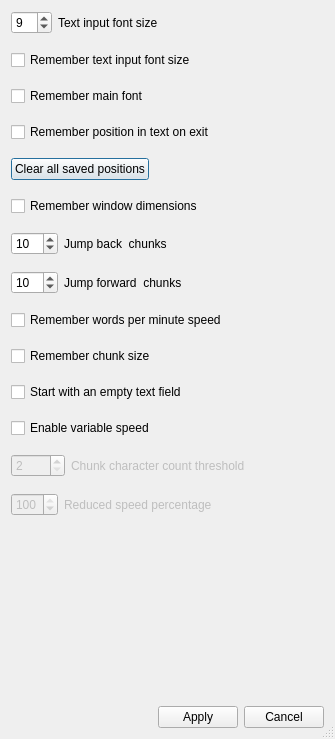
<?xml version="1.0" encoding="UTF-8"?>
<ui version="4.0">
 <class>Preferences</class>
 <widget class="QDialog" name="Preferences">
  <property name="geometry">
   <rect>
    <x>0</x>
    <y>0</y>
    <width>335</width>
    <height>739</height>
   </rect>
  </property>
  <property name="windowTitle">
   <string>Preferences</string>
  </property>
  <property name="windowIcon">
   <iconset resource="resources.qrc">
    <normaloff>:/icons/Assets/preferences.svg</normaloff>:/icons/Assets/preferences.svg</iconset>
  </property>
  <property name="sizeGripEnabled">
   <bool>true</bool>
  </property>
  <property name="modal">
   <bool>true</bool>
  </property>
  <layout class="QVBoxLayout" name="verticalLayout">
   <item>
    <layout class="QHBoxLayout" name="horizontalLayout_2">
     <item>
      <widget class="QSpinBox" name="textInputFontSizeSpinBox">
       <property name="minimum">
        <number>1</number>
       </property>
       <property name="maximum">
        <number>72</number>
       </property>
       <property name="value">
        <number>9</number>
       </property>
      </widget>
     </item>
     <item>
      <widget class="QLabel" name="label">
       <property name="text">
        <string>Text input font size</string>
       </property>
      </widget>
     </item>
     <item>
      <spacer name="horizontalSpacer_3">
       <property name="orientation">
        <enum>Qt::Horizontal</enum>
       </property>
       <property name="sizeHint" stdset="0">
        <size>
         <width>40</width>
         <height>20</height>
        </size>
       </property>
      </spacer>
     </item>
    </layout>
   </item>
   <item>
    <layout class="QHBoxLayout" name="horizontalLayout_6">
     <property name="topMargin">
      <number>10</number>
     </property>
     <item>
      <widget class="QCheckBox" name="rememberTIFSCheckBox">
       <property name="text">
        <string>Remember text input font size</string>
       </property>
      </widget>
     </item>
     <item>
      <spacer name="horizontalSpacer_6">
       <property name="orientation">
        <enum>Qt::Horizontal</enum>
       </property>
       <property name="sizeHint" stdset="0">
        <size>
         <width>40</width>
         <height>20</height>
        </size>
       </property>
      </spacer>
     </item>
    </layout>
   </item>
   <item>
    <layout class="QHBoxLayout" name="horizontalLayout_9">
     <property name="topMargin">
      <number>10</number>
     </property>
     <item>
      <widget class="QCheckBox" name="rememberMainFontCheckBox">
       <property name="text">
        <string>Remember main font</string>
       </property>
      </widget>
     </item>
     <item>
      <spacer name="horizontalSpacer_9">
       <property name="orientation">
        <enum>Qt::Horizontal</enum>
       </property>
       <property name="sizeHint" stdset="0">
        <size>
         <width>40</width>
         <height>20</height>
        </size>
       </property>
      </spacer>
     </item>
    </layout>
   </item>
   <item>
    <layout class="QHBoxLayout" name="horizontalLayout_12">
     <property name="topMargin">
      <number>10</number>
     </property>
     <item>
      <widget class="QCheckBox" name="rememberPositionCheckBox">
       <property name="text">
        <string>Remember position in text on exit</string>
       </property>
      </widget>
     </item>
     <item>
      <spacer name="horizontalSpacer_12">
       <property name="orientation">
        <enum>Qt::Horizontal</enum>
       </property>
       <property name="sizeHint" stdset="0">
        <size>
         <width>40</width>
         <height>20</height>
        </size>
       </property>
      </spacer>
     </item>
    </layout>
   </item>
   <item>
    <layout class="QHBoxLayout" name="horizontalLayout_13">
     <property name="topMargin">
      <number>10</number>
     </property>
     <item>
      <widget class="QPushButton" name="clearAllSavedButton">
       <property name="cursor">
        <cursorShape>PointingHandCursor</cursorShape>
       </property>
       <property name="text">
        <string>Clear all saved positions</string>
       </property>
       <property name="icon">
        <iconset resource="resources.qrc">
         <normaloff>:/icons/Assets/clear.svg</normaloff>:/icons/Assets/clear.svg</iconset>
       </property>
      </widget>
     </item>
     <item>
      <spacer name="horizontalSpacer_13">
       <property name="orientation">
        <enum>Qt::Horizontal</enum>
       </property>
       <property name="sizeHint" stdset="0">
        <size>
         <width>40</width>
         <height>20</height>
        </size>
       </property>
      </spacer>
     </item>
    </layout>
   </item>
   <item>
    <layout class="QHBoxLayout" name="horizontalLayout_15">
     <property name="topMargin">
      <number>10</number>
     </property>
     <item>
      <widget class="QCheckBox" name="rememberWindowDimensionsCheckBox">
       <property name="text">
        <string>Remember window dimensions</string>
       </property>
      </widget>
     </item>
     <item>
      <spacer name="horizontalSpacer_15">
       <property name="orientation">
        <enum>Qt::Horizontal</enum>
       </property>
       <property name="sizeHint" stdset="0">
        <size>
         <width>40</width>
         <height>20</height>
        </size>
       </property>
      </spacer>
     </item>
    </layout>
   </item>
   <item>
    <layout class="QHBoxLayout" name="horizontalLayout_10">
     <property name="topMargin">
      <number>10</number>
     </property>
     <item>
      <widget class="QSpinBox" name="jumpBackChunksSpinBox">
       <property name="minimum">
        <number>1</number>
       </property>
       <property name="maximum">
        <number>100</number>
       </property>
       <property name="value">
        <number>10</number>
       </property>
      </widget>
     </item>
     <item>
      <widget class="QLabel" name="label_4">
       <property name="text">
        <string>Jump back  chunks</string>
       </property>
      </widget>
     </item>
     <item>
      <spacer name="horizontalSpacer_10">
       <property name="orientation">
        <enum>Qt::Horizontal</enum>
       </property>
       <property name="sizeHint" stdset="0">
        <size>
         <width>40</width>
         <height>20</height>
        </size>
       </property>
      </spacer>
     </item>
    </layout>
   </item>
   <item>
    <layout class="QHBoxLayout" name="horizontalLayout_11">
     <property name="topMargin">
      <number>10</number>
     </property>
     <item>
      <widget class="QSpinBox" name="jumpForwardChunksSpinBox">
       <property name="minimum">
        <number>1</number>
       </property>
       <property name="maximum">
        <number>100</number>
       </property>
       <property name="value">
        <number>10</number>
       </property>
      </widget>
     </item>
     <item>
      <widget class="QLabel" name="label_5">
       <property name="text">
        <string>Jump forward  chunks</string>
       </property>
      </widget>
     </item>
     <item>
      <spacer name="horizontalSpacer_11">
       <property name="orientation">
        <enum>Qt::Horizontal</enum>
       </property>
       <property name="sizeHint" stdset="0">
        <size>
         <width>40</width>
         <height>20</height>
        </size>
       </property>
      </spacer>
     </item>
    </layout>
   </item>
   <item>
    <layout class="QHBoxLayout" name="horizontalLayout_8">
     <property name="topMargin">
      <number>10</number>
     </property>
     <item>
      <widget class="QCheckBox" name="rememberWPMSpeedCheckBox">
       <property name="text">
        <string>Remember words per minute speed</string>
       </property>
      </widget>
     </item>
     <item>
      <spacer name="horizontalSpacer_8">
       <property name="orientation">
        <enum>Qt::Horizontal</enum>
       </property>
       <property name="sizeHint" stdset="0">
        <size>
         <width>40</width>
         <height>20</height>
        </size>
       </property>
      </spacer>
     </item>
    </layout>
   </item>
   <item>
    <layout class="QHBoxLayout" name="horizontalLayout_7">
     <property name="topMargin">
      <number>10</number>
     </property>
     <item>
      <widget class="QCheckBox" name="rememberChunkSizeCheckBox">
       <property name="text">
        <string>Remember chunk size</string>
       </property>
      </widget>
     </item>
     <item>
      <spacer name="horizontalSpacer_7">
       <property name="orientation">
        <enum>Qt::Horizontal</enum>
       </property>
       <property name="sizeHint" stdset="0">
        <size>
         <width>40</width>
         <height>20</height>
        </size>
       </property>
      </spacer>
     </item>
    </layout>
   </item>
   <item>
    <layout class="QHBoxLayout" name="horizontalLayout_14">
     <property name="topMargin">
      <number>10</number>
     </property>
     <item>
      <widget class="QCheckBox" name="startWithEmptyTextFieldCheckBox">
       <property name="text">
        <string>Start with an empty text field</string>
       </property>
      </widget>
     </item>
     <item>
      <spacer name="horizontalSpacer_14">
       <property name="orientation">
        <enum>Qt::Horizontal</enum>
       </property>
       <property name="sizeHint" stdset="0">
        <size>
         <width>40</width>
         <height>20</height>
        </size>
       </property>
      </spacer>
     </item>
    </layout>
   </item>
   <item>
    <layout class="QHBoxLayout" name="horizontalLayout_4">
     <property name="topMargin">
      <number>10</number>
     </property>
     <item>
      <widget class="QCheckBox" name="variableSpeedCheckBox">
       <property name="text">
        <string>Enable variable speed</string>
       </property>
      </widget>
     </item>
     <item>
      <spacer name="horizontalSpacer_5">
       <property name="orientation">
        <enum>Qt::Horizontal</enum>
       </property>
       <property name="sizeHint" stdset="0">
        <size>
         <width>40</width>
         <height>20</height>
        </size>
       </property>
      </spacer>
     </item>
    </layout>
   </item>
   <item>
    <layout class="QHBoxLayout" name="horizontalLayout_3">
     <property name="topMargin">
      <number>10</number>
     </property>
     <item>
      <widget class="QSpinBox" name="thresholdSpinBox">
       <property name="enabled">
        <bool>false</bool>
       </property>
       <property name="minimum">
        <number>2</number>
       </property>
       <property name="maximum">
        <number>1000</number>
       </property>
      </widget>
     </item>
     <item>
      <widget class="QLabel" name="label_2">
       <property name="enabled">
        <bool>false</bool>
       </property>
       <property name="text">
        <string>Chunk character count threshold</string>
       </property>
      </widget>
     </item>
     <item>
      <spacer name="horizontalSpacer_2">
       <property name="orientation">
        <enum>Qt::Horizontal</enum>
       </property>
       <property name="sizeHint" stdset="0">
        <size>
         <width>40</width>
         <height>20</height>
        </size>
       </property>
      </spacer>
     </item>
    </layout>
   </item>
   <item>
    <layout class="QHBoxLayout" name="horizontalLayout_5">
     <property name="topMargin">
      <number>10</number>
     </property>
     <item>
      <widget class="QSpinBox" name="reducedSpeedSpinBox">
       <property name="enabled">
        <bool>false</bool>
       </property>
       <property name="minimum">
        <number>1</number>
       </property>
       <property name="maximum">
        <number>100</number>
       </property>
       <property name="value">
        <number>100</number>
       </property>
      </widget>
     </item>
     <item>
      <widget class="QLabel" name="label_3">
       <property name="enabled">
        <bool>false</bool>
       </property>
       <property name="text">
        <string>Reduced speed percentage</string>
       </property>
      </widget>
     </item>
     <item>
      <spacer name="horizontalSpacer_4">
       <property name="orientation">
        <enum>Qt::Horizontal</enum>
       </property>
       <property name="sizeHint" stdset="0">
        <size>
         <width>40</width>
         <height>20</height>
        </size>
       </property>
      </spacer>
     </item>
    </layout>
   </item>
   <item>
    <spacer name="verticalSpacer">
     <property name="orientation">
      <enum>Qt::Vertical</enum>
     </property>
     <property name="sizeHint" stdset="0">
      <size>
       <width>20</width>
       <height>40</height>
      </size>
     </property>
    </spacer>
   </item>
   <item>
    <layout class="QHBoxLayout" name="horizontalLayout">
     <item>
      <spacer name="horizontalSpacer">
       <property name="orientation">
        <enum>Qt::Horizontal</enum>
       </property>
       <property name="sizeHint" stdset="0">
        <size>
         <width>40</width>
         <height>20</height>
        </size>
       </property>
      </spacer>
     </item>
     <item>
      <widget class="QPushButton" name="applyButton">
       <property name="cursor">
        <cursorShape>PointingHandCursor</cursorShape>
       </property>
       <property name="text">
        <string>Apply</string>
       </property>
       <property name="icon">
        <iconset resource="resources.qrc">
         <normaloff>:/icons/Assets/apply.svg</normaloff>:/icons/Assets/apply.svg</iconset>
       </property>
      </widget>
     </item>
     <item>
      <widget class="QPushButton" name="cancelButton">
       <property name="cursor">
        <cursorShape>PointingHandCursor</cursorShape>
       </property>
       <property name="text">
        <string>Cancel</string>
       </property>
       <property name="icon">
        <iconset resource="resources.qrc">
         <normaloff>:/icons/Assets/cancel.svg</normaloff>:/icons/Assets/cancel.svg</iconset>
       </property>
      </widget>
     </item>
    </layout>
   </item>
  </layout>
 </widget>
 <resources>
  <include location="resources.qrc"/>
 </resources>
 <connections/>
</ui>
